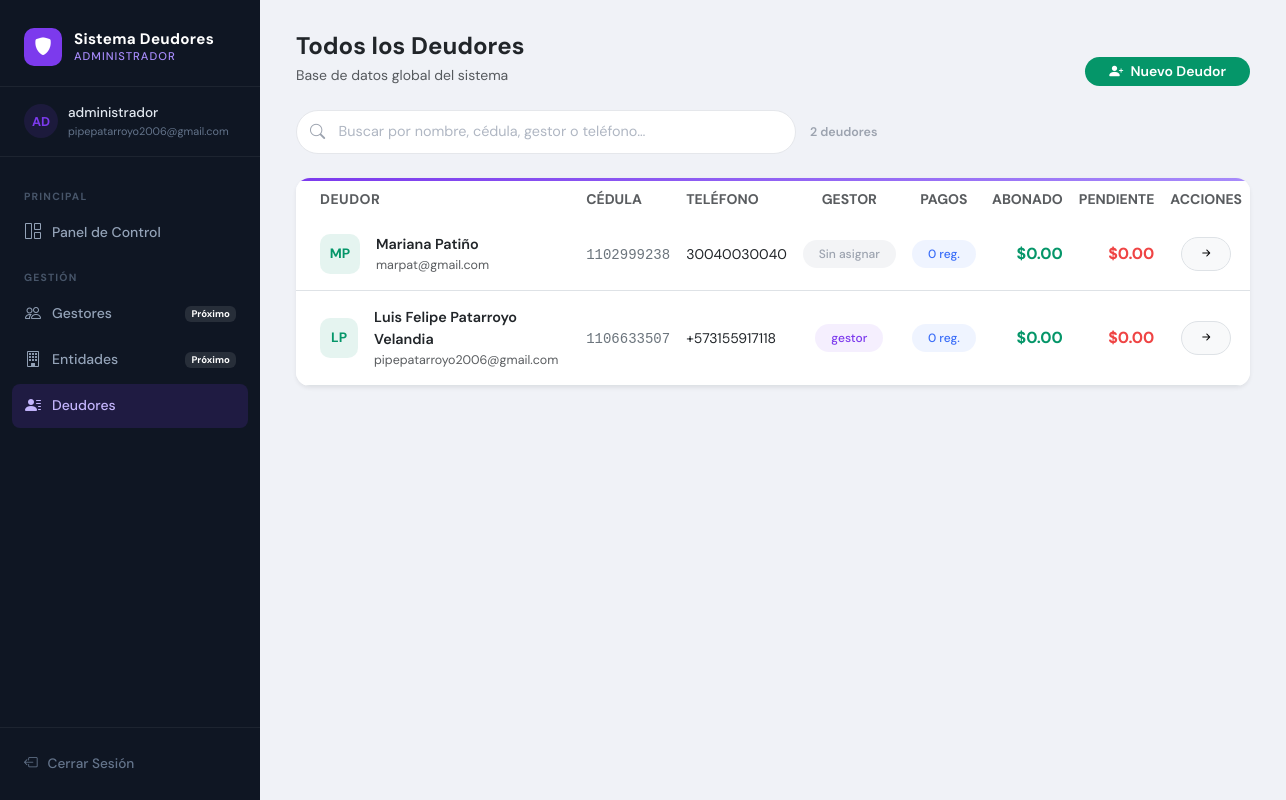
The app's page /deudores/ (signed in) with its own data.
### deudores/models.py (models this page shows, shortened)
class Perfil(models.Model):
    ROL_CHOICES = [
        ('gestor', 'Gestor'),
        ('admin', 'Administrador'),
    ]
    user = models.OneToOneField(User, on_delete=models.CASCADE, related_name='perfil')
    rol  = models.CharField(max_length=10, choices=ROL_CHOICES, default='gestor')
    class Meta:
        verbose_name = "Perfil"
        verbose_name_plural = "Perfiles"

class Deudor(models.Model):
    gestor = models.ForeignKey(
        User,
        on_delete=models.SET_NULL,
        null=True, blank=True,
        related_name='deudores',
        limit_choices_to={'perfil__rol': 'gestor'},
    )
    nombre           = models.CharField(max_length=100)
    apellido         = models.CharField(max_length=100)
    cedula           = models.CharField(max_length=20, unique=True)
    telefono         = models.CharField(max_length=20, blank=True)
    email            = models.EmailField(blank=True)
    direccion        = models.TextField(blank=True)
    fecha_registro   = models.DateTimeField(auto_now_add=True)
    class Meta:
        verbose_name = "Deudor"
        verbose_name_plural = "Deudores"

### deudores/views.py (the view)
# urls.py: path('deudores/',                        views.lista_deudores,  name='lista_deudores'),
@login_required(login_url='login')
def lista_deudores(request):
    if es_admin(request.user):
        qs = Deudor.objects.select_related('gestor').annotate(
            total_pagos=Count('pagos'),
            total_abonado=Sum('pagos__monto', filter=Q(pagos__estado='pagado')),
            total_pendiente=Sum('pagos__monto', filter=Q(pagos__estado='pendiente')),
        )
    else:
        qs = Deudor.objects.filter(gestor=request.user).annotate(
            total_pagos=Count('pagos'),
            total_abonado=Sum('pagos__monto', filter=Q(pagos__estado='pagado')),
            total_pendiente=Sum('pagos__monto', filter=Q(pagos__estado='pendiente')),
        )
    return render(request, 'deudores/lista_deudores.html', {'deudores': qs})

### deudores/views.py (called while the page is built)
def get_rol(user):
    try:
        return user.perfil.rol
    except Perfil.DoesNotExist:
        return 'gestor'

def es_admin(user):
    return get_rol(user) == 'admin'

### deudores/templates/deudores/lista_deudores.html (shortened to what this page needs)
{% extends 'deudores/base.html' %}
{% block content %}
{% with role=user.perfil.rol|default:"gestor" %}
<div class="d-flex justify-content-between align-items-end mb-4 gap-3">
    <div>
        <h3 class="fw-bold mb-1 text-dark" style="font-size:1.5rem;">
            {% if role == 'admin' %}Todos los Deudores{% else %}Mis Deudores{% endif %}
        </h3>
        <p class="text-muted small mb-0">
            {% if role == 'admin' %}Base de datos global del sistema{% else %}Deudores asignados a tu cartera{% endif %}
        </p>
    </div>
    {% if role == 'admin' %}
    <a href="{% url 'crear_deudor' %}" class="btn btn-sm px-4 rounded-pill fw-semibold" style="background:#059669;color:#fff;border:none;">
        <i class="bi bi-person-plus-fill me-1"></i> Nuevo Deudor
    </a>
    {% else %}
    <a href="{% url 'seleccionar_deudor' %}" class="btn btn-sm px-4 rounded-pill fw-semibold" style="background:#3b6ef8;color:#fff;border:none;">
        <i class="bi bi-plus-lg me-1"></i> Agregar Deudor
    </a>
    {% endif %}
</div>
<div class="search-wrapper mb-4">
    <div class="search-box">
        <input type="text" id="buscadorDeudores"
               placeholder="Buscar por nombre, cédula{% if role == 'admin' %}, gestor{% endif %} o teléfono…"
               autocomplete="off">
    </div>
    <span id="contadorResultados" class="results-count"></span>
</div>
<div id="tablaWrapper" class="card border-0 shadow-sm" style="border-radius:14px; overflow:hidden;">
    <div style="height:3px; background: {% if role == 'admin' %}linear-gradient(90deg,#7c3aed,#a78bfa){% else %}linear-gradient(90deg,#3b6ef8,#60a5fa){% endif %};"></div>
    <div class="card-body p-0">
        <div class="table-responsive">
            <table class="table table-hover align-middle mb-0">
                <thead style="background:#f8faff;">
                    <tr>
                        <th class="ps-4 border-0 text-uppercase small fw-bold text-muted" style="letter-spacing:.5px;">Deudor</th>
                        <th class="border-0 text-uppercase small fw-bold text-muted">Cédula</th>
                        <th class="border-0 text-uppercase small fw-bold text-muted">Teléfono</th>
                        {% if role == 'admin' %}
                        <th class="border-0 text-uppercase small fw-bold text-muted text-center">Gestor</th>
                        {% endif %}
                        <th class="border-0 text-uppercase small fw-bold text-muted text-center">Pagos</th>
                        <th class="border-0 text-uppercase small fw-bold text-muted text-end">Abonado</th>
                        <th class="border-0 text-uppercase small fw-bold text-muted text-end">Pendiente</th>
                        <th class="border-0 text-uppercase small fw-bold text-muted text-center">Acciones</th>
                    </tr>
                </thead>
                <tbody>
                    {% for deudor in deudores %}
                    <tr class="fila-item"
                        data-busqueda="{{ deudor.nombre|lower }} {{ deudor.apellido|lower }} {{ deudor.cedula }} {{ deudor.telefono|lower }} {% if role == 'admin' %}{% if deudor.gestor %}{{ deudor.gestor.get_full_name|lower }} {{ deudor.gestor.username|lower }}{% endif %}{% endif %}">
                        <td class="ps-4 py-3">
                            <div class="d-flex align-items-center gap-3">
                                <div class="avatar-initials {% if role == 'admin' %}admin{% endif %}">
                                    {{ deudor.nombre|slice:":1" }}{{ deudor.apellido|slice:":1" }}
                                </div>
                                <div>
                                    <div class="fw-semibold text-dark s-nombre" style="font-size:.9rem;">{{ deudor.nombre }} {{ deudor.apellido }}</div>
                                    <div class="text-muted" style="font-size:.78rem;">{{ deudor.email|default:"Sin correo" }}</div>
                                </div>
                            </div>
                        </td>
                        <td><span class="font-monospace small text-secondary s-cedula">{{ deudor.cedula }}</span></td>
                        <td><span class="small text-dark">{{ deudor.telefono|default:"—" }}</span></td>
                        {% if role == 'admin' %}
                        <td class="text-center">
                            {% if deudor.gestor %}
                                <span class="badge rounded-pill px-3 py-2 fw-medium s-gestor" style="background:rgba(124,58,237,0.08);color:#7c3aed;font-size:.75rem;">
                                    {{ deudor.gestor.get_full_name|default:deudor.gestor.username }}
                                </span>
                            {% else %}
                                <span class="badge rounded-pill px-3 py-2 fw-medium" style="background:#f3f4f6;color:#9ca3af;font-size:.75rem;">Sin asignar</span>
                            {% endif %}
                        </td>
                        {% endif %}
                        <td class="text-center">
                            <span class="badge rounded-pill px-3 py-2 fw-medium" style="background:rgba(59,110,248,0.08);color:#3b6ef8;font-size:.75rem;">
                                {{ deudor.total_pagos }} reg.
                            </span>
                        </td>
                        <td class="text-end"><span class="fw-bold" style="color:#059669;">${{ deudor.total_abonado|default:"0.00" }}</span></td>
                        <td class="text-end"><span class="fw-bold" style="color:#ef4444;">${{ deudor.total_pendiente|default:"0.00" }}</span></td>
                        <td class="text-center">
                            <a href="{% url 'detalle_deudor' deudor.pk %}" class="btn btn-sm btn-light border rounded-pill px-3" style="font-size:.8rem;">
                                <i class="bi bi-arrow-right-short fs-6"></i>
                            </a>
                        </td>
                    </tr>
                    {% endfor %}
                </tbody>
            </table>
        </div>
    </div>
</div>
{% endwith %}
{% endblock %}

### deudores/templates/deudores/base.html (shortened to what this page needs)
<!DOCTYPE html>
<html lang="es">
<head>
    <link href="https://cdn.jsdelivr.net/npm/bootstrap@5.3.3/dist/css/bootstrap.min.css" rel="stylesheet">
    <link rel="stylesheet" href="https://cdn.jsdelivr.net/npm/bootstrap-icons@1.11.3/font/bootstrap-icons.min.css">
</head>
<body>
{% if user.is_authenticated %}
{% with role=user.perfil.rol|default:"gestor" %}
<div class="app-wrapper">
    <aside class="sidebar">
        <div class="sidebar-brand">
            <div class="brand-icon {{ role }}">
                {% if role == 'admin' %}<i class="bi bi-shield-fill"></i>{% else %}<i class="bi bi-currency-dollar"></i>{% endif %}
            </div>
            <div class="brand-text">
                <div class="brand-title">Sistema Deudores</div>
                <div class="brand-role {{ role }}">
                    {% if role == 'admin' %}Administrador{% else %}Gestor{% endif %}
                </div>
            </div>
        </div>
        <div class="sidebar-user">
            <div class="user-avatar {{ role }}">{{ user.username|slice:":2"|upper }}</div>
            <div>
                <div class="user-name">{{ user.get_full_name|default:user.username }}</div>
                <div class="user-tag">{{ user.email|default:"Sin correo" }}</div>
            </div>
        </div>
        <nav class="sidebar-nav">
            {% if role == 'admin' %}
            <div class="nav-section-label">Principal</div>
            <a href="{% url 'inicio_admin' %}" class="sidebar-link admin {% if request.resolver_match.url_name == 'inicio_admin' %}active{% endif %}">
                <i class="bi bi-grid-1x2"></i> Panel de Control
            </a>
            <div class="nav-section-label">Gestión</div>
            <a href="#gestores" class="sidebar-link admin">
                <i class="bi bi-people"></i> Gestores
                <span class="ms-auto badge" style="background:rgba(255,255,255,0.1);font-size:.6rem;">Próximo</span>
            </a>
            <a href="#entidades" class="sidebar-link admin">
                <i class="bi bi-building"></i> Entidades
                <span class="ms-auto badge" style="background:rgba(255,255,255,0.1);font-size:.6rem;">Próximo</span>
            </a>
            <a href="{% url 'lista_deudores' %}" class="sidebar-link admin {% if request.resolver_match.url_name == 'lista_deudores' %}active{% endif %}">
                <i class="bi bi-person-lines-fill"></i> Deudores
            </a>
            {% endif %}
        </nav>
        <div class="sidebar-footer">
            <a href="{% url 'logout' %}" class="logout-btn">
                <i class="bi bi-box-arrow-left"></i> Cerrar Sesión
            </a>
        </div>
    </aside>
    <main class="main-content">
        <div class="page-body">
            {% block content %}{% endblock %}
        </div>
    </main>
</div>
{% endwith %}
{% endif %}
</body>
</html>

### deudores/templates/deudores/base.html (style rules this page uses)
:root { --bg: #f0f2f7; --sidebar-bg: #0f1623; --sidebar-accent: #1a2236; --sidebar-border: rgba(255,255,255,0.06); --primary: #3b6ef8; --primary-soft: rgba(59,110,248,0.12); --success: #22c55e; --warning: #f59e0b; --danger: #ef4444; --text: #0f1623; --text-muted: #6b7280; --card-bg: #ffffff; --border: #e5e7eb; --admin-accent: #7c3aed; --admin-soft: rgba(124,58,237,0.12); }
* { box-sizing: border-box; }
body { font-family: 'DM Sans', sans-serif; background: var(--bg); color: var(--text); margin: 0; padding: 0; }
.app-wrapper { display: flex; min-height: 100vh; }
.sidebar { width: 260px; min-width: 260px; background: var(--sidebar-bg); display: flex; flex-direction: column; position: fixed; top: 0; left: 0; bottom: 0; z-index: 100; overflow-y: auto; }
.sidebar-brand { padding: 28px 24px 20px; display: flex; align-items: center; gap: 12px; border-bottom: 1px solid var(--sidebar-border); }
.brand-icon { width: 38px; height: 38px; border-radius: 10px; display: flex; align-items: center; justify-content: center; font-size: 1.1rem; flex-shrink: 0; }
.brand-icon.admin { background: var(--admin-accent); color: #fff; }
.brand-text { line-height: 1; }
.brand-title { color: #fff; font-weight: 700; font-size: 0.95rem; letter-spacing: 0.3px; }
.brand-role { font-size: 0.7rem; font-weight: 500; text-transform: uppercase; letter-spacing: 1px; margin-top: 3px; }
.brand-role.admin { color: #a78bfa; }
.sidebar-user { padding: 16px 24px; border-bottom: 1px solid var(--sidebar-border); display: flex; align-items: center; gap: 10px; }
.user-avatar { width: 34px; height: 34px; border-radius: 50%; display: flex; align-items: center; justify-content: center; font-size: 0.8rem; font-weight: 700; flex-shrink: 0; }
.user-avatar.admin { background: var(--admin-soft); color: var(--admin-accent); }
.user-name { color: #e2e8f0; font-size: 0.85rem; font-weight: 500; }
.user-tag { font-size: 0.68rem; color: #64748b; }
.sidebar-nav { padding: 16px 12px; flex: 1; }
.nav-section-label { font-size: 0.65rem; font-weight: 700; text-transform: uppercase; letter-spacing: 1.2px; color: #475569; padding: 8px 12px 6px; margin-top: 8px; }
.sidebar-link { display: flex; align-items: center; gap: 10px; padding: 10px 12px; border-radius: 8px; color: #94a3b8; font-size: 0.875rem; font-weight: 500; text-decoration: none; margin-bottom: 2px; transition: all 0.15s ease; }
.sidebar-link.active.admin { background: rgba(124,58,237,0.15); color: #c4b5fd; }
.sidebar-link i { font-size: 1rem; width: 18px; text-align: center; }
.sidebar-footer { padding: 16px 12px; border-top: 1px solid var(--sidebar-border); }
.logout-btn { display: flex; align-items: center; gap: 10px; width: 100%; padding: 10px 12px; border-radius: 8px; background: transparent; border: none; cursor: pointer; color: #64748b; font-size: 0.85rem; font-weight: 500; transition: all 0.15s ease; text-decoration: none; }
.main-content { margin-left: 260px; flex: 1; display: flex; flex-direction: column; min-height: 100vh; }
.page-body { padding: 32px 36px; flex: 1; }
.card { border-radius: 14px; border: 1px solid var(--border); }

### records on screen
Deudor: nombre "M", apellido "P", nombre "Mariana", apellido "Patiño", email "marpat@gmail.com", cedula "1102999238", telefono "30040030040", shows "Sin asignar", total_pagos "0", total_abonado "0.00", total_pendiente "0.00"
Deudor: nombre "L", apellido "P", nombre "Luis Felipe", apellido "Patarroyo Velandia", email "pipepatarroyo2006@gmail.com", cedula "1106633507", telefono "+573155917118", gestor.get_full_name "gestor", total_pagos "0", total_abonado "0.00", total_pendiente "0.00"

### other values on screen
{{ user.username|slice:":2"|upper }} "AD"
{{ user.get_full_name|default:user.username }} "administrador"
{{ user.email|default:"Sin correo" }} "pipepatarroyo2006@gmail.com"
